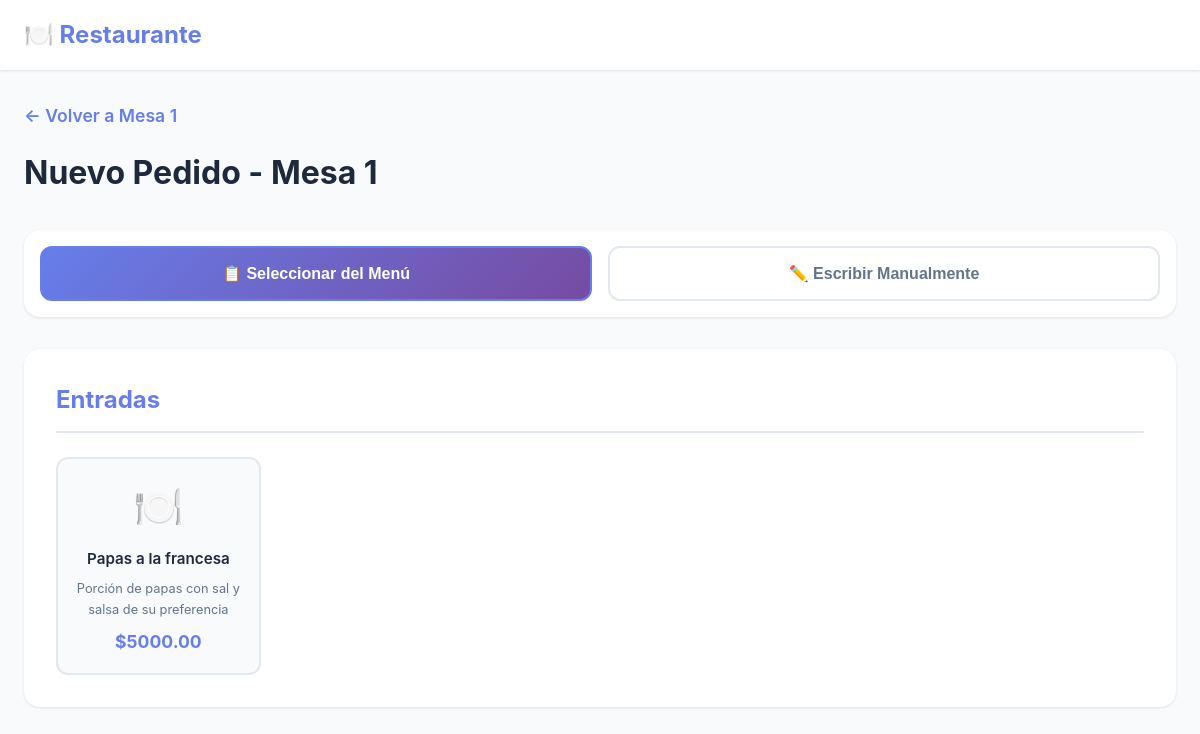
The app's page /nuevo_pedido/1 (signed in), older data.
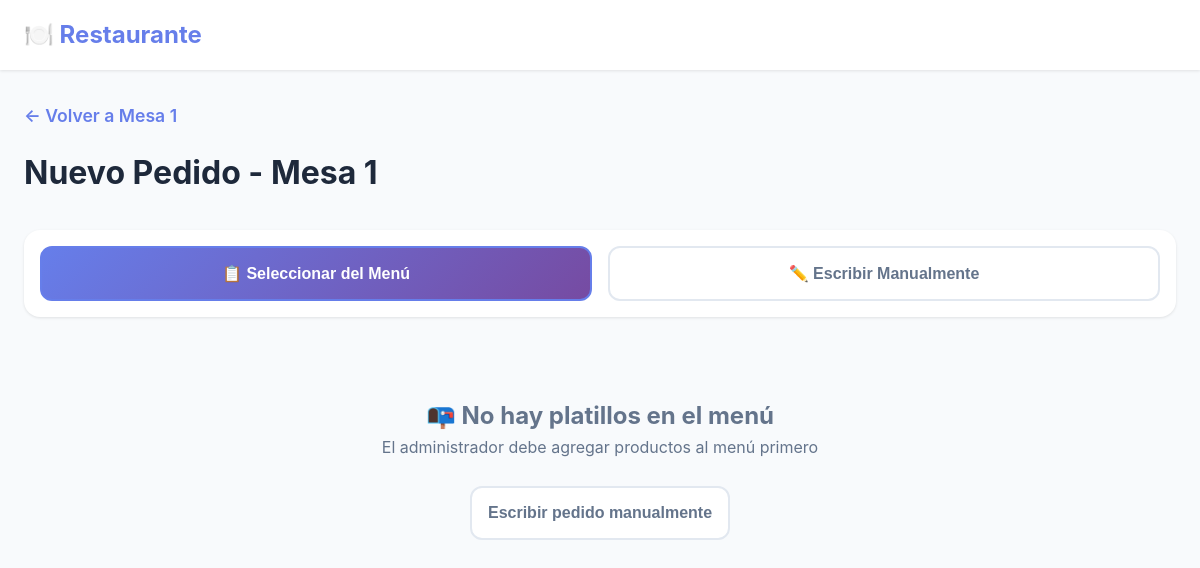
The same page, newer data.
### app.py (models this page shows)
class CategoriaMenu(db.Model):
    id = db.Column(db.Integer, primary_key=True)
    nombre = db.Column(db.String(100), nullable=False)
    orden = db.Column(db.Integer, default=0)
    activa = db.Column(db.Boolean, default=True)
    items = db.relationship('ItemMenu', backref='categoria', lazy=True, cascade='all, delete-orphan')

class ItemMenu(db.Model):
    id = db.Column(db.Integer, primary_key=True)
    nombre = db.Column(db.String(200), nullable=False)
    descripcion = db.Column(db.Text)
    precio = db.Column(db.Float, nullable=False)
    categoria_id = db.Column(db.Integer, db.ForeignKey('categoria_menu.id'), nullable=False)
    disponible = db.Column(db.Boolean, default=True)
    imagen_url = db.Column(db.String(500))
    orden = db.Column(db.Integer, default=0)

### app.py (the view, shortened to what this page needs)
@app.route("/nuevo_pedido/<int:mesa_id>", methods=["GET", "POST"])
@login_required
def nuevo_pedido(mesa_id):
    mesa = Mesa.query.get_or_404(mesa_id)
    items_menu = ItemMenu.query.filter_by(disponible=True).order_by(
        ItemMenu.categoria_id, ItemMenu.orden
    ).all()
    return render_template("nuevo_pedido.html", mesa=mesa, items_menu=items_menu)

### app.py (called while the page is built)
@login_manager.user_loader
def load_user(user_id):
    return Usuario.query.get(int(user_id))

### templates/nuevo_pedido.html (shortened to what this page needs)
<!DOCTYPE html>
<html lang="es">
<head>
</head>
<body>
    <nav class="navbar">
        <div class="nav-container">
            <div class="nav-brand">🍽️ Restaurante</div>
        </div>
    </nav>
    <div class="container">
        <div class="page-header">
            <a href="{{ url_for('ver_mesa', mesa_id=mesa.id) }}" class="btn-back">← Volver a Mesa {{ mesa.numero }}</a>
            <h1>Nuevo Pedido - Mesa {{ mesa.numero }}</h1>
        </div>
        <div class="mode-selector">
            <button class="mode-btn active" onclick="switchMode('menu')">
                📋 Seleccionar del Menú
            </button>
            <button class="mode-btn" onclick="switchMode('manual')">
                ✏️ Escribir Manualmente
            </button>
        </div>
        <form method="POST" id="orderForm">
            <div class="menu-view active" id="menuView">
                {% if items_menu %}
                    <div class="categorias-menu">
                        {% set categorias_dict = {} %}
                        {% for categoria_nombre, items in categorias_dict.items() %}
                        <div class="categoria-section">
                            <h2 class="categoria-header">{{ categoria_nombre }}</h2>
                            <div class="items-grid">
                                {% for item in items %}
                                <div class="item-card"onclick="selectItem('{{ item.nombre }}', {{ item.precio }}, '{{ item.descripcion|replace("'", "\\'") if item.descripcion else '' }}', this)">
                                    <div class="item-emoji">🍽️</div>
                                    <div class="item-nombre">{{ item.nombre }}</div>
                                    {% if item.descripcion %}
                                    <div class="item-descripcion">{{ item.descripcion }}</div>
                                    {% endif %}
                                    <div class="item-precio">${{ "%.2f"|format(item.precio) }}</div>
                                </div>
                                {% endfor %}
                            </div>
                        </div>
                        {% endfor %}
                    </div>
                {% else %}
                <div class="empty-menu">
                    <h2>📭 No hay platillos en el menú</h2>
                    <p>El administrador debe agregar productos al menú primero</p>
                    <br>
                    <button type="button" class="mode-btn" onclick="switchMode('manual')">
                        Escribir pedido manualmente
                    </button>
                </div>
                {% endif %}
            </div>
        </form>
    </div>
</body>
</html>

Row changes from the older to the newer data that the page shows:
removed CategoriaMenu: nombre "Entradas"
removed ItemMenu: nombre "Papas a la francesa", descripcion "Porción de papas con sal y salsa de su preferencia", precio "5000.00"
Text that changed along with them:
text now shown: "📭 No hay platillos en el menú El administrador debe agregar productos al menú primero Escribir pedido manualmente"
